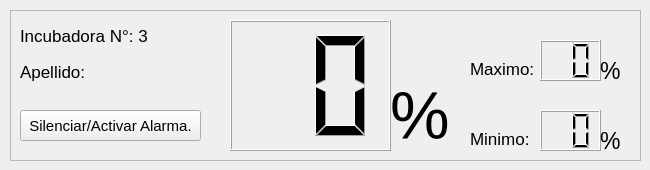
    <widget class="QWidget" name="tab_9">
     <attribute name="title">
      <string>Monitoreo.</string>
     </attribute>
     <widget class="QFrame" name="frame_4">
      <property name="geometry">
       <rect>
        <x>10</x>
        <y>10</y>
        <width>631</width>
        <height>151</height>
       </rect>
      </property>
      <property name="font">
       <font>
        <pointsize>11</pointsize>
       </font>
      </property>
      <property name="styleSheet">
       <string notr="true">selection-color: qlineargradient(spread:reflect, x1:0, y1:0, x2:1, y2:0, stop:1 rgba(188, 233, 255, 255));</string>
      </property>
      <property name="frameShape">
       <enum>QFrame::StyledPanel</enum>
      </property>
      <property name="frameShadow">
       <enum>QFrame::Raised</enum>
      </property>
      <widget class="QLCDNumber" name="lcdNumber_10">
       <property name="geometry">
        <rect>
         <x>220</x>
         <y>10</y>
         <width>161</width>
         <height>131</height>
        </rect>
       </property>
       <property name="sizePolicy">
        <sizepolicy hsizetype="Minimum" vsizetype="Minimum">
         <horstretch>0</horstretch>
         <verstretch>0</verstretch>
        </sizepolicy>
       </property>
       <property name="font">
        <font>
         <pointsize>11</pointsize>
        </font>
       </property>
       <property name="smallDecimalPoint">
        <bool>true</bool>
       </property>
       <property name="digitCount">
        <number>2</number>
       </property>
       <property name="mode">
        <enum>QLCDNumber::Dec</enum>
       </property>
       <property name="segmentStyle">
        <enum>QLCDNumber::Filled</enum>
       </property>
      </widget>
      <widget class="QLCDNumber" name="lcdNumber_11">
       <property name="geometry">
        <rect>
         <x>530</x>
         <y>30</y>
         <width>61</width>
         <height>41</height>
        </rect>
       </property>
       <property name="digitCount">
        <number>2</number>
       </property>
      </widget>
      <widget class="QLCDNumber" name="lcdNumber_12">
       <property name="geometry">
        <rect>
         <x>530</x>
         <y>100</y>
         <width>61</width>
         <height>41</height>
        </rect>
       </property>
       <property name="digitCount">
        <number>2</number>
       </property>
      </widget>
      <widget class="QPushButton" name="pushButton_13">
       <property name="geometry">
        <rect>
         <x>10</x>
         <y>100</y>
         <width>181</width>
         <height>31</height>
        </rect>
       </property>
       <property name="font">
        <font>
         <pointsize>11</pointsize>
        </font>
       </property>
       <property name="text">
        <string>Silenciar/Activar Alarma.</string>
       </property>
      </widget>
      <widget class="QLabel" name="label_40">
       <property name="geometry">
        <rect>
         <x>10</x>
         <y>10</y>
         <width>181</width>
         <height>31</height>
        </rect>
       </property>
       <property name="font">
        <font>
         <pointsize>13</pointsize>
        </font>
       </property>
       <property name="text">
        <string>Incubadora N°: 3</string>
       </property>
      </widget>
      <widget class="QLabel" name="label_41">
       <property name="geometry">
        <rect>
         <x>10</x>
         <y>46</y>
         <width>201</width>
         <height>31</height>
        </rect>
       </property>
       <property name="font">
        <font>
         <pointsize>13</pointsize>
        </font>
       </property>
       <property name="text">
        <string>Apellido:</string>
       </property>
      </widget>
      <widget class="QLabel" name="label_42">
       <property name="geometry">
        <rect>
         <x>460</x>
         <y>50</y>
         <width>71</width>
         <height>17</height>
        </rect>
       </property>
       <property name="font">
        <font>
         <pointsize>13</pointsize>
        </font>
       </property>
       <property name="text">
        <string>Maximo:</string>
       </property>
      </widget>
      <widget class="QLabel" name="label_43">
       <property name="geometry">
        <rect>
         <x>460</x>
         <y>120</y>
         <width>61</width>
         <height>17</height>
        </rect>
       </property>
       <property name="font">
        <font>
         <pointsize>13</pointsize>
        </font>
       </property>
       <property name="text">
        <string>Minimo:</string>
       </property>
      </widget>
      <widget class="QLabel" name="label_44">
       <property name="geometry">
        <rect>
         <x>380</x>
         <y>70</y>
         <width>71</width>
         <height>71</height>
        </rect>
       </property>
       <property name="font">
        <font>
         <pointsize>50</pointsize>
        </font>
       </property>
       <property name="text">
        <string>%</string>
       </property>
      </widget>
      <widget class="QLabel" name="label_45">
       <property name="geometry">
        <rect>
         <x>590</x>
         <y>50</y>
         <width>31</width>
         <height>21</height>
        </rect>
       </property>
       <property name="font">
        <font>
         <pointsize>17</pointsize>
        </font>
       </property>
       <property name="text">
        <string>%</string>
       </property>
      </widget>
      <widget class="QLabel" name="label_46">
       <property name="geometry">
        <rect>
         <x>590</x>
         <y>120</y>
         <width>31</width>
         <height>21</height>
        </rect>
       </property>
       <property name="font">
        <font>
         <pointsize>17</pointsize>
        </font>
       </property>
       <property name="text">
        <string>%</string>
       </property>
      </widget>
     </widget>
    </widget>
